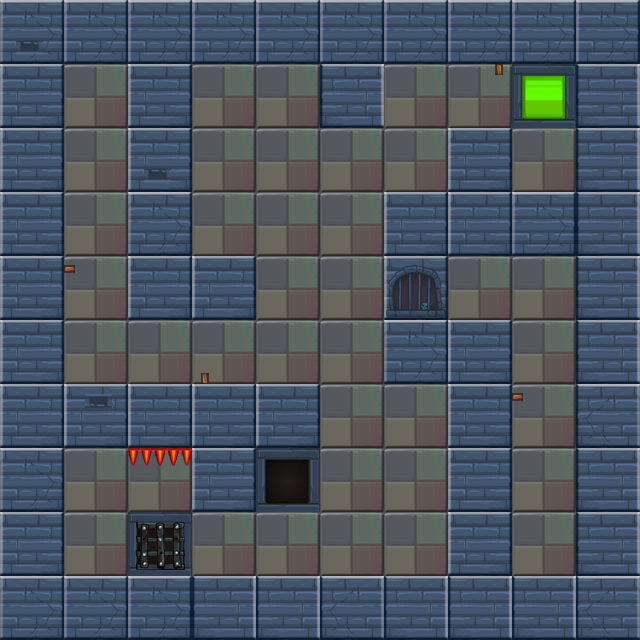

A level layout from a 2D game, rendered from its tile map. Below: a short description, then the map file with tile-grid data replaced by summaries:
An orthogonal 10x10 tile map with 64x64 px tiles, 2 tile layers (bg1, fg1) and 31 objects (14x wall, 2x enemy, 2x box, 2x banziL, 2x banzi, ...).

<map version="1.0" orientation="orthogonal" renderorder="right-down" width="10" height="10" tilewidth="64" tileheight="64">
 <properties>
  <property name="maxStep" value="13" />
 </properties>
 <tileset firstgid="1" name="lv3map" tilewidth="64" tileheight="64">
  <image source="lv3map.png" width="256" height="256" />
 </tileset>
 <layer name="bg1" width="10" height="10">
  <data>[100 cells, 100 non-empty, 5 distinct tile ids]</data>
 </layer>
 <layer name="fg1" width="10" height="10">
  <data>[100 cells, 12 non-empty, 7 distinct tile ids]</data>
 </layer>
 <objectgroup name="obj1">
  <object name="wall" x="0" y="0" width="640" height="64" />
  <object name="wall" x="0" y="0" width="64" height="640" />
  <object name="wall" x="0" y="576" width="640" height="64" />
  <object name="wall" x="128" y="256" width="128" height="64" />
  <object name="wall" x="0" y="384" width="320" height="64" />
  <object name="wall" x="128" y="0" width="64" height="320" />
  <object name="wall" x="576" y="0" width="64" height="640" />
  <object name="wall" x="320" y="0" width="64" height="128" />
  <object name="wall" x="384" y="192" width="64" height="192" />
  <object name="wall" x="384" y="192" width="256" height="64" />
  <object name="wall" x="448" y="128" width="64" height="128" />
  <object name="wall" x="384" y="320" width="128" height="64" />
  <object name="wall" x="192" y="384" width="64" height="128" />
  <object name="player" x="64" y="512" width="64" height="64" />
  <object name="enemy" x="512" y="320" width="64" height="64" />
  <object name="enemy" x="320" y="512" width="64" height="64" />
  <object name="mutiao" x="64" y="128" width="64" height="64" />
  <object name="box" x="384" y="512" width="64" height="64" />
  <object name="door" x="448" y="256" width="64" height="64" />
  <object name="banziL" x="192" y="320" width="13" height="64">
   <properties>
    <property name="isOver" value="false" />
   </properties>
  </object>
  <object name="key" x="512" y="256" width="64" height="64">
   <properties>
    <property name="active" value="false" />
   </properties>
  </object>
  <object name="wall" x="448" y="320" width="64" height="320" />
  <object name="box" x="192" y="192" width="64" height="64" />
  <object name="banzi" x="64" y="256" width="64" height="13" />
  <object name="dong" x="256" y="448" width="64" height="64" />
  <object name="fazhen_B" x="64" y="64" width="64" height="64">
   <properties>
    <property name="target" value="fazhen_A" />
   </properties>
  </object>
  <object name="ding" x="128" y="448" width="64" height="13" />
  <object name="fang" x="512" y="64" width="64" height="64">
   <properties>
    <property name="target" value="mutiao" />
   </properties>
  </object>
  <object name="fazhen_A" x="512" y="512" width="64" height="64">
   <properties>
    <property name="target" value="fazhen_B" />
   </properties>
  </object>
  <object name="banzi" x="512" y="384" width="64" height="13" />
  <object name="banziL" x="499" y="64" width="13" height="64" />
 </objectgroup>
</map>
